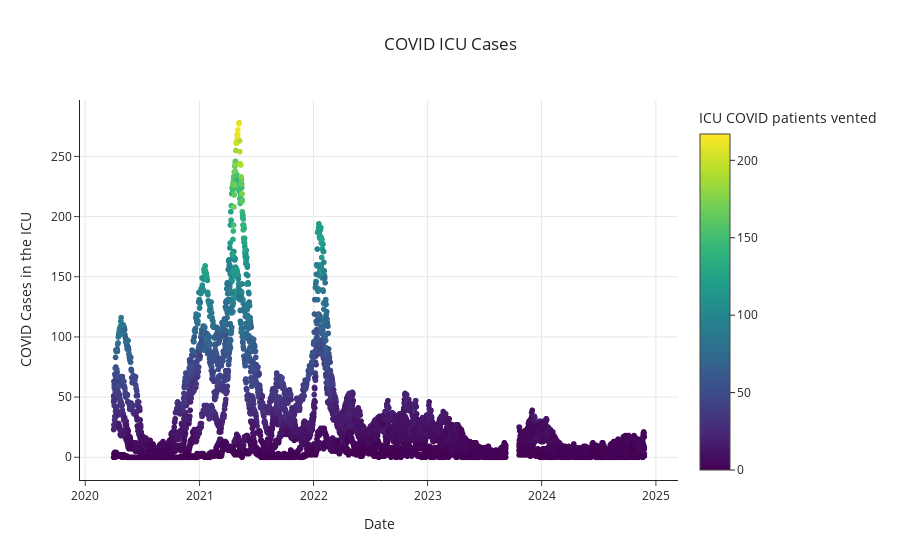

The notebook cell saved with this chart:
### Code cell
plot_df = df.dropna(subset=["icu_current_covid_vented", 'icu_current_covid']) #drop NaN for the plot

#plot a scatter plot of the ICU COVID cases over time. Include the region in the hover name but this information is not the main purpose of the graph. 
fig = px.scatter(plot_df, 
                 x = 'date',
                 y = 'icu_current_covid',
                 hover_name="oh_region",
                 color="icu_current_covid_vented", color_continuous_scale=px.colors.sequential.Viridis,#colour blind friendly
                 labels=dict(icu_current_covid='COVID Cases in the ICU', date = 'Date', icu_current_covid_vented = "ICU COVID patients vented"),
                 title ='COVID ICU Cases',
                 template="simple_white"
                 )

fig.update_layout(
    title=dict(text="COVID ICU Cases",  
        x=0.5) #centre the title
)
fig.update_yaxes(showgrid=True)
fig.update_xaxes(showgrid=True)

fig.show()

### Figure 1 — Plotly figure (JSON) as saved in the notebook; plotly's stock layout.template omitted (floating-point values rounded to 4 significant figures; data arrays with more than 128 entries replaced by an {"elided": "..."} marker saying what was removed)
{"data": [{"hovertemplate": "<b>%{hovertext}</b><br><br>Date=%{x}<br>COVID Cases in the ICU=%{y}<br>ICU COVID patients vented=%{marker.color}<extra></extra>", "hovertext": {"elided": "9948 str values"}, "legendgroup": "", "marker": {"color": {"elided": "9948 float values"}, "coloraxis": "coloraxis", "symbol": "circle"}, "mode": "markers", "name": "", "showlegend": false, "type": "scattergl", "x": {"elided": "9948 str values"}, "xaxis": "x", "y": {"elided": "9948 float values"}, "yaxis": "y"}], "layout": {"coloraxis": {"colorbar": {"title": {"text": "ICU COVID patients vented"}}, "colorscale": [[0, "#440154"], [0.1111, "#482878"], [0.2222, "#3e4989"], [0.3333, "#31688e"], [0.4444, "#26828e"], [0.5556, "#1f9e89"], [0.6667, "#35b779"], [0.7778, "#6ece58"], [0.8889, "#b5de2b"], [1, "#fde725"]]}, "legend": {"tracegroupgap": 0}, "title": {"text": "COVID ICU Cases", "x": 0.5}, "xaxis": {"anchor": "y", "domain": [0, 1], "showgrid": true, "title": {"text": "Date"}}, "yaxis": {"anchor": "x", "domain": [0, 1], "showgrid": true, "title": {"text": "COVID Cases in the ICU"}}}}
